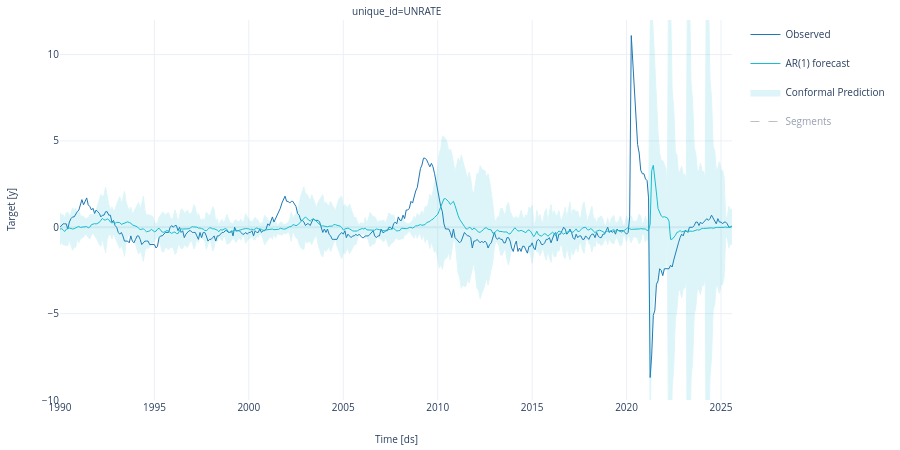

The notebook cell saved with this chart:
### Code cell
import pandas as pd
import plotly.graph_objects as go
from utilsforecast.plotting import plot_series

# =========================
# cellule 9 : Zoom + cadrage de l’axe Y
# =========================
START_ZOOM = "1990-01-01"
END_ZOOM   = "2025-08-01"

segments = [
    ("1990-01-01", "1999-12-31", "1990-1999"),
    ("2000-01-01", "2008-12-31", "2000-2008"),
    ("2008-01-01", "2019-12-31", "2008-2019"),
    ("2020-01-01", None,         "2019-fin"),
]

# Sécurité datetime
df_obs["ds"] = pd.to_datetime(df_obs["ds"])
df_fcst["ds"] = pd.to_datetime(df_fcst["ds"])

start_zoom_dt = pd.to_datetime(START_ZOOM)
end_zoom_dt   = pd.to_datetime(END_ZOOM)

df_obs_z = df_obs.query("ds >= @start_zoom_dt and ds <= @end_zoom_dt")
df_fcst_z = df_fcst.query("ds >= @start_zoom_dt and ds <= @end_zoom_dt")

fig = plot_series(
    df=df_obs_z,
    forecasts_df=df_fcst_z,
    level=[95],
    engine="plotly",
).update_layout(
    height=450,
    yaxis=dict(range=[-10, 12])
)

# =========================
# Renommage de la légende
# =========================
for trace in fig.data:
    name = trace.name.lower()
    if trace.name == "y":
        trace.name = "Observed"
    elif trace.name == "AR1":
        trace.name = "AR(1) forecast"
    elif "95" in name or "lo" in name or "hi" in name:
        trace.name = "Conformal Prediction"

# =========================
# Un seul bouton "Segments" (sans 1990)
# =========================
ymin, ymax = -10, 12
SEG_GROUP = "SEGMENTS"

fig.update_layout(legend=dict(groupclick="togglegroup"))

first = True
for i, (start, _, _) in enumerate(segments):

    # 👇 on ignore le premier segment (1990)
    if i == 0:
        continue

    x = pd.to_datetime(start)

    if not (start_zoom_dt <= x <= end_zoom_dt):
        continue

    fig.add_trace(
        go.Scatter(
            x=[x, x],
            y=[ymin, ymax],
            mode="lines",
            legendgroup=SEG_GROUP,
            name="Segments" if first else None,
            showlegend=first,
            visible="legendonly",
            line=dict(color="gray", width=1, dash="dash"),
            hoverinfo="skip",
        )
    )
    first = False

fig.show()

### Figure 1 — Plotly figure (JSON) as saved in the notebook; plotly's stock layout.template omitted (floating-point values rounded to 4 significant figures; data arrays with more than 128 entries replaced by an {"elided": "..."} marker saying what was removed)
{"data": [{"legendgroup": "y", "line": {"color": "#1f77b4", "width": 1}, "mode": "lines", "name": "Observed", "showlegend": true, "type": "scatter", "x": {"elided": "856 str values"}, "xaxis": "x", "y": {"elided": "856 float values"}, "yaxis": "y"}, {"legendgroup": "AR1", "line": {"color": "#17becf", "width": 1}, "mode": "lines", "name": "AR(1) forecast", "showlegend": true, "type": "scatter", "x": {"elided": "856 str values"}, "xaxis": "x", "y": {"elided": "856 float values"}, "yaxis": "y"}, {"fill": "toself", "fillcolor": "#17becf", "legendgroup": "AR1_level_95", "line": {"color": "#17becf", "width": 1}, "mode": "lines", "name": "Conformal Prediction", "opacity": 0.14, "showlegend": true, "type": "scatter", "x": {"elided": "1712 str values"}, "xaxis": "x", "y": {"elided": "1712 float values"}, "yaxis": "y"}, {"hoverinfo": "skip", "legendgroup": "SEGMENTS", "line": {"color": "gray", "dash": "dash", "width": 1}, "mode": "lines", "name": "Segments", "showlegend": true, "type": "scatter", "visible": "legendonly", "x": ["2000-01-01T00:00:00", "2000-01-01T00:00:00"], "y": [-10, 12]}, {"hoverinfo": "skip", "legendgroup": "SEGMENTS", "line": {"color": "gray", "dash": "dash", "width": 1}, "mode": "lines", "showlegend": false, "type": "scatter", "visible": "legendonly", "x": ["2008-01-01T00:00:00", "2008-01-01T00:00:00"], "y": [-10, 12]}, {"hoverinfo": "skip", "legendgroup": "SEGMENTS", "line": {"color": "gray", "dash": "dash", "width": 1}, "mode": "lines", "showlegend": false, "type": "scatter", "visible": "legendonly", "x": ["2020-01-01T00:00:00", "2020-01-01T00:00:00"], "y": [-10, 12]}], "layout": {"annotations": [{"font": {"size": 10}, "showarrow": false, "text": "unique_id=UNRATE", "x": 0.5, "xanchor": "center", "xref": "paper", "y": 1, "yanchor": "bottom", "yref": "paper"}, {"font": {"size": 10}, "showarrow": false, "text": "Time [ds]", "x": 0.5, "xanchor": "center", "xref": "paper", "y": 0, "yanchor": "top", "yref": "paper", "yshift": -30}, {"font": {"size": 10}, "showarrow": false, "text": "Target [y]", "textangle": -90, "x": 0, "xanchor": "right", "xref": "paper", "xshift": -40, "y": 0.5, "yanchor": "middle", "yref": "paper"}], "autosize": true, "font": {"size": 10}, "height": 450, "legend": {"groupclick": "togglegroup"}, "margin": {"b": 50, "l": 60, "r": 10, "t": 20}, "xaxis": {"anchor": "y", "domain": [0, 1], "showticklabels": true, "visible": true}, "yaxis": {"anchor": "x", "domain": [0, 1], "range": [-10, 12]}}}
